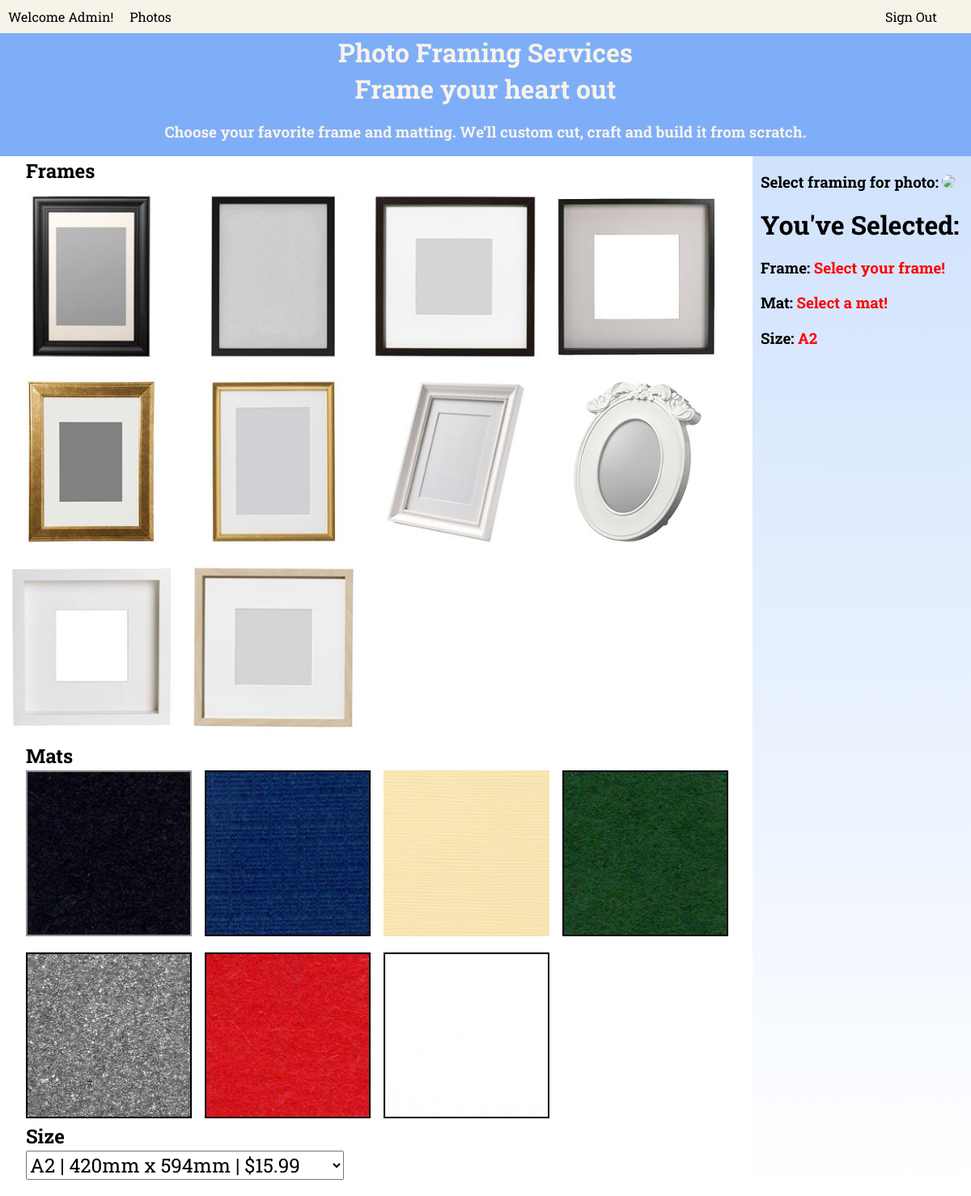
The page /services.php (signed in) on the database its author committed.
### tables this page shows
CREATE TABLE frames (
  frame_name      VARCHAR(30) NOT NULL, 
  id			int not null AUTO_INCREMENT,
  image_file_name	VARCHAR(30) NOT NULL,
  price DECIMAL(4,2) NOT NULL,
  inventory int not null,
  deleted		BOOLEAN NOT NULL,
  CONSTRAINT pk_frame PRIMARY KEY (id)
);

CREATE TABLE mats (
  mat_name      VARCHAR(30) NOT NULL, 
  id			int not null AUTO_INCREMENT,
  image_file_name	VARCHAR(30) NOT NULL,
  price DECIMAL(4,2) NOT NULL,
  inventory int not null,
  deleted		BOOLEAN NOT NULL,
  CONSTRAINT pk_mat PRIMARY KEY (id)
);

### services.php (the view, shortened to what this page needs)
<?php
$host = "localhost";
$user = "Solon";
$pass = "speakeasy";
$db = "event_photo";
$con=mysqli_connect($host,$user,$pass,$db);
$frames_sql = "SELECT * FROM frames;";
$frames_result = mysqli_query($con, $frames_sql);
$mats_sql = "SELECT * FROM mats;";
$mats_result = mysqli_query($con, $mats_sql);
$sizes_sql = "SELECT * FROM sizes;";
$sizes_result = mysqli_query($con, $sizes_sql);
?>
<!DOCTYPE html>
<html lang="en">
<head>
    <link rel="stylesheet" type="text/css" href="css/services.css" />
</head>
<body>
    <div class="wrapper">
        <div class="header">
            <div id="navbar">
                <div class = "user-welcome">
                    <?php echo "Welcome ".ucfirst($_SESSION['sess_username'])."!" ?>
                </div>
                <div class = "navbar-item">
                    <a href=photos.php#home>Photos</a>
                </div>
                <div class = "navbar-item sign-out">
                    <a href=login.html>Sign Out</a>
                </div>
            </div>
        </div>
        <div class="banner">
            <h1>Photo Framing Services</h1>
            <h1>Frame your heart out</h1>
            <h3>Choose your favorite frame and matting. We’ll custom cut, craft and build it from scratch.</h3>
        </div>
        <div class="sidebar">
            <h3>Select framing for photo: <?php echo "<img id='selectedPhoto' src = 'resources/".$_SESSION['selected_id'].".jpeg'/>"; ?></h3>
            <h1>You've Selected:</h1>
            <h3>Frame: <span id="currentFrame">Select your frame!</span></h3>
            <h3>Mat:  <span id="currentMat">Select a mat!</span> </h3>
            <h3>Size: <span id="currentSize">A2</span> </h3>
        </div>
        <div class="content">
            <section class="product-section-title">
                <h1>Frames</h1>
            </section>
            <section class="frame">
                <?php
                    while($row = mysqli_fetch_array($frames_result)){
                        echo "<article class='product-image'>";
                        echo "<figure>";
                        echo "<img src='resources/frames/".$row['image_file_name'].".jpg"."' alt='Frame Image' title='".$row['frame_name']."'"."data-id=".$row["id"].">";
                        echo "</figure>";
                        echo "</article>";
                    }
                ?>
            </section>
            <section class="product-section-title">
                <h1>Mats</h1>
            </section>
            <section class="mat">
                <?php
                    while($row = mysqli_fetch_array($mats_result)){
                        echo "<article class='product-image'>";
                        echo "<figure>";
                        echo "<img src='resources/mats/".$row['image_file_name'].".jpg"."' alt='Mat Image' title='".$row['mat_name']."'"."data-id=".$row["id"].">";
                        echo "</figure>";
                        echo "</article>";
                    }
                ?>
            </section>
            <section class="product-section-title">
                <h1>Size</h1>
            </section>
            <section class="size">
                <select name="size" id="sizeSelector" onchange="selectSize()">
                    <optgroup label = "Size | Dimension | Price">
                        <?php
                            while($row = mysqli_fetch_array($sizes_result)){
                                echo "<option ". "value=".$row[size]." data-price=".'"'.$row[price].'"'.">".$row["size"]." | ".$row["dimensions"]." | "."$".$row["price"]."</option>";
                            }
                        ?>
                    </optgroup>
                </select>
            </section>
        </div>
    </div>
</body>
</html>

### css/services.css (style rules this page uses)
html, body { padding: 0; margin: 0; font-family: 'Roboto Slab', sans-serif; }
h1 { margin: 2px auto; }
select { font-family: 'Roboto Slab', sans-serif; font-size: 1.5em; }
.wrapper { display: grid; grid-template-columns: 1fr 300px; grid-template-rows: auto 1fr auto; grid-gap: 0px; grid-template-areas: "h h" "b b" "c s"; }
.header { grid-area: h; filter: blur(0px); border-radius: 0px 0px 0px 0px; }
.banner { grid-area: b; text-align: center; background-color:rgb(127, 174, 249); color: rgb(248, 243, 233); }
.sidebar { grid-area: s; background: rgb(127,174,249); background: linear-gradient(180deg, rgb(208, 226, 253) 0%, rgba(255,255,255,0) 100%); text-align: left; padding-left: 10px; margin-left: 30px; }
.content { grid-area: c; }
#navbar { background-color: rgb(248, 243, 233); }
#navbar div { display: inline-block; padding: 10px; font-weight: normal; transition: .5s; }
.navbar-item a:link { text-decoration: none; color: rgb(0, 0, 0); }
.sign-out { float: right; margin-right: 2em; }
.user-welcome { float: left; }
.sidebar h3 span { color: red; }
#selectedPhoto { max-width: 230px; height: auto; border-radius: 8px; }
.frame { display: grid; grid-template-columns: repeat(auto-fill, minmax(200px, 1fr)); grid-auto-rows: 5px, minmax(200px, auto); grid-gap: 0em; }
.mat { display: grid; grid-template-columns: repeat(auto-fill, minmax(200px, 1fr)); grid-auto-rows: minmax(200px, auto); grid-gap: 1em; padding-left: 2em; }
.product-image figure { position: relative; overflow: hidden; margin: 0; padding: 0% 0; cursor: pointer; }
.product-image figure::before { display: block; position: absolute; top: 0; left: 0; width: 100%; height: 100%; content: ''; }
.product-image img { width: 100%; height: 100%; object-fit: cover; mix-blend-mode: multiply; transition: all 0.3s ease-in-out; }
.product-section-title { margin-left: 2em; }
.size { margin-left: 2em; margin-bottom: 20px; }

### rows shown on the page
frames: image_file_name (picture)
frames: image_file_name (picture)
frames: image_file_name (picture)
frames: image_file_name (picture)
frames: image_file_name (picture)
frames: image_file_name (picture)
frames: image_file_name (picture)
frames: image_file_name (picture)
frames: image_file_name (picture)
frames: image_file_name (picture)
mats: image_file_name (picture)
mats: image_file_name (picture)
mats: image_file_name (picture)
mats: image_file_name (picture)
mats: image_file_name (picture)
mats: shows a picture
mats: image_file_name (picture)

### other values the page prints
$_SESSION['sess_username'] "Admin"
form field size "A2 | 420mm x 594mm | $15.99"
